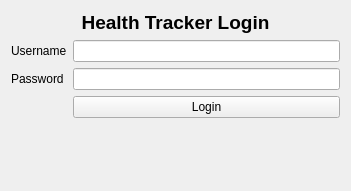
<?xml version="1.0" encoding="UTF-8"?>
<ui version="4.0">
 <class>LoginForm</class>
 <widget class="QWidget" name="LoginForm">
  <property name="geometry">
   <rect>
    <x>0</x>
    <y>0</y>
    <width>351</width>
    <height>191</height>
   </rect>
  </property>
  <property name="windowTitle">
   <string>Health Tracker</string>
  </property>
  <layout class="QFormLayout" name="formLayout">
   <item row="0" column="0" colspan="2">
    <widget class="QLabel" name="label">
     <property name="font">
      <font>
       <pointsize>14</pointsize>
       <weight>75</weight>
       <bold>true</bold>
      </font>
     </property>
     <property name="text">
      <string>Health Tracker Login</string>
     </property>
     <property name="alignment">
      <set>Qt::AlignCenter</set>
     </property>
    </widget>
   </item>
   <item row="2" column="0">
    <widget class="QLabel" name="password_label">
     <property name="text">
      <string>Password</string>
     </property>
    </widget>
   </item>
   <item row="1" column="0">
    <widget class="QLabel" name="username_label">
     <property name="text">
      <string>Username</string>
     </property>
    </widget>
   </item>
   <item row="1" column="1">
    <widget class="QLineEdit" name="username_input"/>
   </item>
   <item row="2" column="1">
    <widget class="QLineEdit" name="password_input">
     <property name="echoMode">
      <enum>QLineEdit::Password</enum>
     </property>
    </widget>
   </item>
   <item row="3" column="1">
    <widget class="QPushButton" name="submit_button">
     <property name="text">
      <string>Login</string>
     </property>
    </widget>
   </item>
  </layout>
 </widget>
 <resources/>
 <connections/>
</ui>
